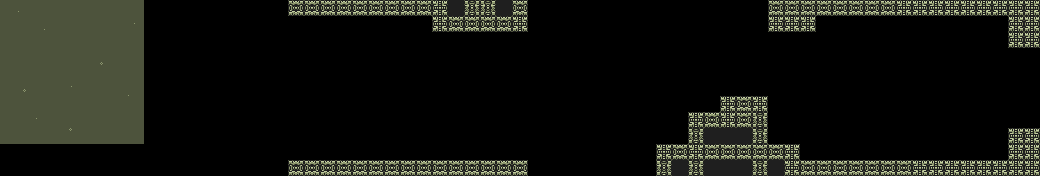

Rendered tile map (Tiled .tmx) drawn with the repository's tilesets; below, a short description and the map source with its tile grids summarised:
An orthogonal 65x11 tile map with 16x16 px tiles, 1 tile layer (edge tiles), 1 image layer and 100 objects (75x EnemyBasic, 10x EnemySpike, Player, SkullBoss, EnemyShooter, ...).

<map version="1.0" orientation="orthogonal" renderorder="right-down" width="65" height="11" tilewidth="16" tileheight="16" nextobjectid="271">
 <tileset firstgid="1" name="tilemap" tilewidth="16" tileheight="16" tilecount="256" columns="16">
  <image source="../image/tilemap.png" width="256" height="256" />
 </tileset>
 <imagelayer name="Parallax_layer1">
  <image source="../image/bg_stars.png" width="144" height="144" />
  <properties>
   <property name="ratio" value="0.75" />
  </properties>
 </imagelayer>
 <objectgroup name="entities">
  <object id="1" name="Player" x="28.5" y="67" width="16" height="16" />
  <object id="15" name="SkullBoss" x="967.497" y="49.3333" width="72" height="72">
   <properties>
    <property name="nextLevel" value="level3" />
   </properties>
  </object>
  <object id="38" name="Path" type="EnemyBasic" x="242.273" y="122.864">
   <polyline points="3.33333,-53.3333 -22,-30 -160.333,-16.3333" />
  </object>
  <object id="49" name="Path" type="EnemyBasic" x="597" y="123">
   <polyline points="3.33333,-53.3333 -22,-30 -160.333,-16.3333" />
  </object>
  <object id="50" name="Path" type="EnemyBasic" x="581" y="114.5">
   <polyline points="3.33333,-53.3333 -22,-30 -160.333,-16.3333" />
  </object>
  <object id="51" name="Path" type="EnemyBasic" x="576.5" y="106">
   <polyline points="3.33333,-53.3333 -22,-30 -160.333,-16.3333" />
  </object>
  <object id="52" name="Path" type="EnemyBasic" x="572" y="95.5">
   <polyline points="3.33333,-53.3333 -22,-30 -84.333,-21.3333" />
  </object>
  <object id="94" name="Path" type="EnemyBasic" x="238.5" y="114">
   <polyline points="3.33333,-53.3333 -22,-30 -160.333,-16.3333" />
  </object>
  <object id="95" name="Path" type="EnemyBasic" x="234" y="104">
   <polyline points="3.33333,-53.3333 -22,-30 -160.333,-16.3333" />
  </object>
  <object id="96" name="Path" type="EnemyBasic" x="229" y="95">
   <polyline points="3.33333,-53.3333 -22,-30 -160.333,-16.3333" />
  </object>
  <object id="97" name="Path" type="EnemyBasic" x="223.5" y="85.5">
   <polyline points="3.33333,-53.3333 -22,-30 -160.333,-16.3333" />
  </object>
  <object id="98" name="Path" type="EnemyBasic" x="217" y="78">
   <polyline points="3.33333,-53.3333 -22,-30 -160.333,-16.3333" />
  </object>
  <object id="108" name="Path" type="EnemySpike" x="258" y="125.5">
   <polyline points="0,0 -25,0" />
  </object>
  </objectgroup>
 <layer name="edge tiles" width="65" height="11">
  <data>[715 cells, 110 non-empty, 4 distinct tile ids]</data>
 </layer>
 <objectgroup color="#ff0000" name="collision layer" opacity="0.79">
  <!-- 11 objects omitted --></objectgroup>
</map>
<!-- 87 of 100 objects omitted -->
